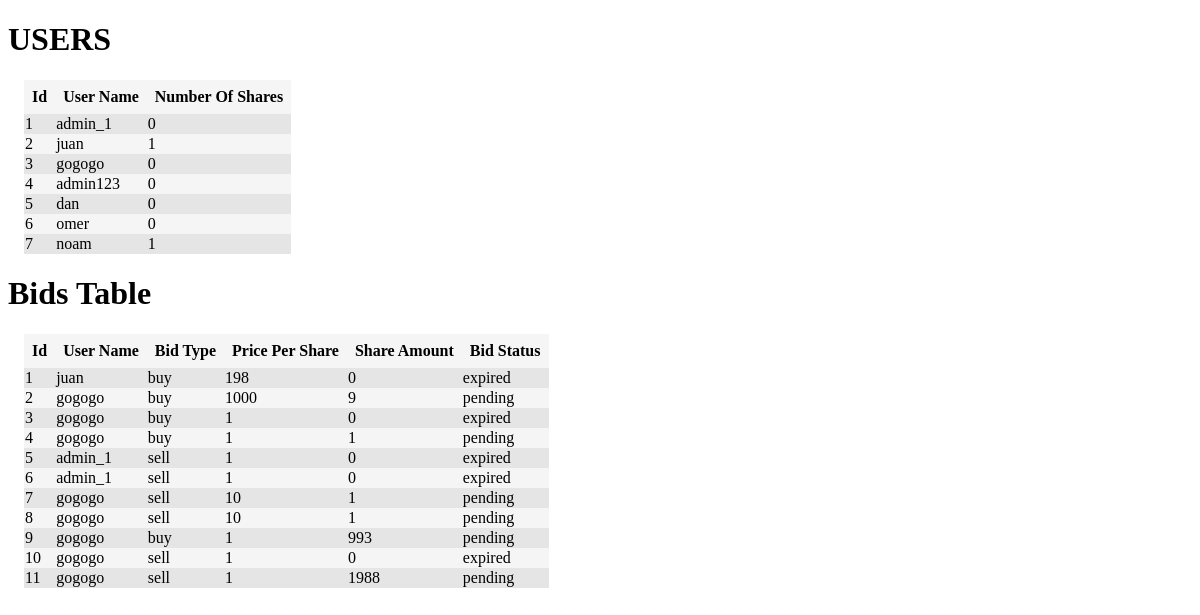
Page /admin_dashboard on the earlier database version.
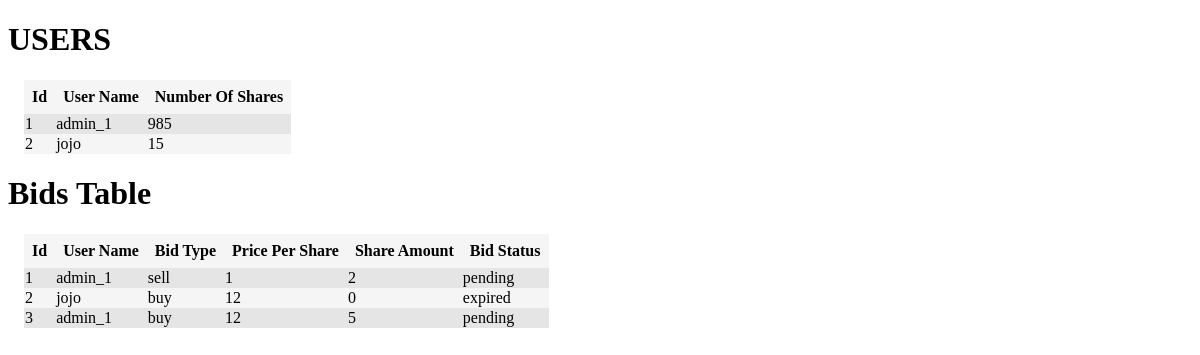
Same page on the later database version.
### app.py (models this page shows, shortened)
class Users(db.Model):
    id = db.Column(db.Integer, primary_key=True)
    user_name = db.Column(db.String(80), unique=True, nullable=False)
    number_of_shares = db.Column(db.Integer())

class TradeBids(db.Model):
    id = db.Column(db.Integer, primary_key=True)
    bid_type = db.Column(db.String(80), nullable=False)
    price_per_share = db.Column(db.Integer())
    share_amount = db.Column(db.Integer())
    trader_name = db.Column(db.String(80), nullable=False)
    bid_status = db.Column(db.String(80), nullable=False)

### app.py (the view)
@app.route('/admin_dashboard')
def admin_dashboard():
    headings = ('Id', 'User Name', 'Bid Type', 'Price Per Share', 'Share Amount', 'Bid Status')
    data = TradeBids.query.all()
    users_headings = ('Id', 'User Name', 'Number Of Shares')
    users_data = Users.query.all()
    return render_template('admin_dashboard.html', headings=headings, data=data, users_headings=users_headings,
                           users_data=users_data)

### templates/admin_dashboard.html (shortened to what this page needs)
<!DOCTYPE html>
<html lang="en">
<head>
    <link rel="stylesheet" href="/static/styles.css"/>
</head>
<body>
<h1>USERS</h1>
<table class="table">
    <tr class="table__header">
        {% for header in users_headings %}
            <th class="table__cell">{{ header }}</th>
        {% endfor %}
    </tr>
    {% for row in users_data %}
        <tr class="table__row">
            <td class="table_cell">{{ row.id }}</td>
            <td class="table_cell">{{ row.user_name }}</td>
            <td class="table_cell">{{ row.number_of_shares }}</td>
        </tr>
    {% endfor %}
</table>
<h1>Bids Table</h1>
<table class="table">
    <tr class="table__header">
        {% for header in headings %}
            <th class="table__cell">{{ header }}</th>
        {% endfor %}
    </tr>
    {% for row in data %}
        <tr class="table__row">
            <td class="table_cell">{{ row.id }}</td>
            <td class="table_cell">{{ row.trader_name }}</td>
            <td class="table_cell">{{ row.bid_type }}</td>
            <td class="table_cell">{{ row.price_per_share }}</td>
            <td class="table_cell">{{ row.share_amount }}</td>
            <td class="table_cell">{{ row.bid_status }}</td>
        </tr>
    {% endfor %}
</table>
</body>
</html>

Differences in the rows shown:
removed Users: id "3", user_name "gogogo", number_of_shares "0"
removed Users: id "4", user_name "admin123", number_of_shares "0"
removed Users: id "5", user_name "dan", number_of_shares "0"
removed Users: id "6", user_name "omer", number_of_shares "0"
removed Users: id "7", user_name "noam", number_of_shares "1"
removed TradeBids: id "4", trader_name "gogogo", bid_type "buy", price_per_share "1", share_amount "1", bid_status "pending"
removed TradeBids: id "5", trader_name "admin_1", bid_type "sell", price_per_share "1", share_amount "0", bid_status "expired"
removed TradeBids: id "6", trader_name "admin_1", bid_type "sell", price_per_share "1", share_amount "0", bid_status "expired"
removed TradeBids: id "7", trader_name "gogogo", bid_type "sell", price_per_share "10", share_amount "1", bid_status "pending"
removed TradeBids: id "8", trader_name "gogogo", bid_type "sell", price_per_share "10", share_amount "1", bid_status "pending"
removed TradeBids: id "9", trader_name "gogogo", bid_type "buy", price_per_share "1", share_amount "993", bid_status "pending"
removed TradeBids: id "10", trader_name "gogogo", bid_type "sell", price_per_share "1", share_amount "0", bid_status "expired"
removed TradeBids: id "11", trader_name "gogogo", bid_type "sell", price_per_share "1", share_amount "1988", bid_status "pending"
changed Users "admin_1": number_of_shares "0" → "985"
changed Users id 2: user_name "juan" → "jojo"; number_of_shares "1" → "15"
changed TradeBids id 1: trader_name "juan" → "admin_1"; bid_type "buy" → "sell"; price_per_share "198" → "1"; share_amount "0" → "2"; bid_status "expired" → "pending"
changed TradeBids id 2: trader_name "gogogo" → "jojo"; price_per_share "1000" → "12"; share_amount "9" → "0"; bid_status "pending" → "expired"
changed TradeBids id 3: trader_name "gogogo" → "admin_1"; price_per_share "1" → "12"; share_amount "0" → "5"; bid_status "expired" → "pending"
